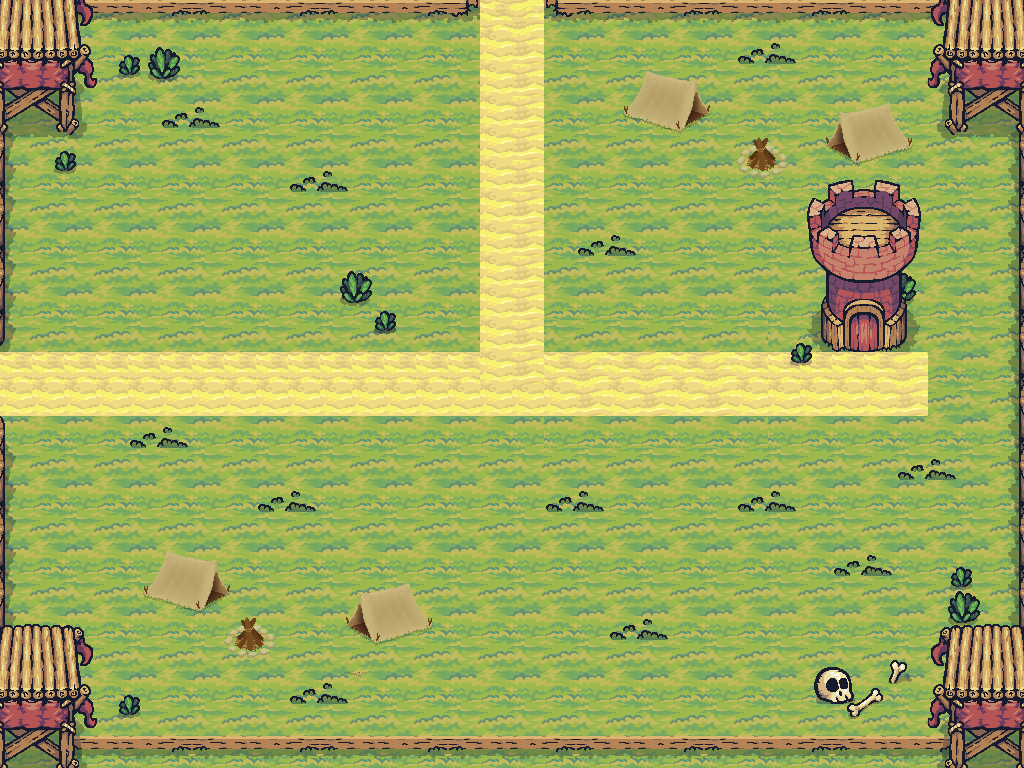

This is a level from a 2D game, rendered from its Tiled map with the project's own tilesets. A one-line summary and the map file follow, with tile-layer data summarised:
An orthogonal 32x24 tile map with 32x32 px tiles, 13 tile layers (background1, background2, background3, background4, ...), 10 tilesets and 30 objects (2x Exits).

<map version="1.10" tiledversion="1.10.2" orientation="orthogonal" renderorder="right-down" width="32" height="24" tilewidth="32" tileheight="32" infinite="0" nextlayerid="16" nextobjectid="35">
 <properties>
  <property name="doorID" type="int" value="15" />
  <property name="numberOfEnemies" type="int" value="5" />
 </properties>
 <tileset firstgid="1" source="groundTinySword.tsx" />
 <tileset firstgid="161" source="towerRedGoblin.tsx" />
 <tileset firstgid="353" source="castleConstruct.tsx" />
 <tileset firstgid="433" source="assetsSummerPlains.tsx" />
 <tileset firstgid="865" source="towerRed.tsx" />
 <tileset firstgid="897" source="deadTroop.tsx" />
 <tileset firstgid="1121" source="boneLarge.tsx" />
 <tileset firstgid="1125" source="boneGround.tsx" />
 <tileset firstgid="1129" source="greengrassSmall.tsx" />
 <tileset firstgid="1133" source="greengrassLarge.tsx" />
 <group id="11" name="background">
  <layer id="1" name="background1" width="32" height="24">
   <data>[768 cells, 768 non-empty, 20 distinct tile ids]</data>
  </layer>
  <layer id="2" name="background2" width="32" height="24">
   <data>[768 cells, 94 non-empty, 22 distinct tile ids]</data>
  </layer>
  <layer id="3" name="background3" width="32" height="24">
   <data>[768 cells, 101 non-empty, 21 distinct tile ids]</data>
  </layer>
  <layer id="4" name="background4" width="32" height="24">
   <data>[768 cells, 36 non-empty, 14 distinct tile ids]</data>
  </layer>
 </group>
 <group id="12" name="foreground">
  <layer id="5" name="foreground1" width="32" height="24">
   <data>[768 cells, 1 non-empty, 1 distinct tile ids]</data>
  </layer>
  <layer id="6" name="foreground2" width="32" height="24">
   <data>[768 cells, 0 non-empty, 0 distinct tile ids]</data>
  </layer>
  <layer id="7" name="foreground3" width="32" height="24">
   <data>[768 cells, 0 non-empty, 0 distinct tile ids]</data>
  </layer>
  <layer id="15" name="3" width="32" height="24">
   <properties>
    <property name="z" type="int" value="3" />
   </properties>
   <data>[768 cells, 47 non-empty, 37 distinct tile ids]</data>
  </layer>
  <layer id="16" name="4" width="32" height="24">
   <properties>
    <property name="z" type="int" value="4" />
   </properties>
   <data>[768 cells, 12 non-empty, 12 distinct tile ids]</data>
  </layer>
  <layer id="19" name="10" width="32" height="24">
   <properties>
    <property name="z" type="int" value="10" />
   </properties>
   <data>[768 cells, 24 non-empty, 24 distinct tile ids]</data>
  </layer>
  <layer id="18" name="18" width="32" height="24">
   <properties>
    <property name="z" type="int" value="18" />
   </properties>
   <data>[768 cells, 12 non-empty, 12 distinct tile ids]</data>
  </layer>
  <layer id="17" name="19" width="32" height="24">
   <properties>
    <property name="z" type="int" value="19" />
   </properties>
   <data>[768 cells, 12 non-empty, 12 distinct tile ids]</data>
  </layer>
  <layer id="14" name="23" width="32" height="24">
   <properties>
    <property name="z" type="int" value="23" />
   </properties>
   <data>[768 cells, 35 non-empty, 25 distinct tile ids]</data>
  </layer>
 </group>
 <group id="13" name="objects">
  <objectgroup id="10" name="exits">
   <object id="1" name="exitNorth" type="Exits" x="479.57" y="0.674987" width="67.6324" height="17.6988">
    <properties>
     <property name="connectToMap" value="maps/map04.tmx" />
     <property name="x" type="float" value="540" />
     <property name="y" type="float" value="718" />
    </properties>
   </object>
   <object id="2" name="exitWest" type="Exits" x="0" y="351.955" width="17.2613" height="64.0615">
    <properties>
     <property name="connectToMap" value="maps/map02.tmx" />
     <property name="x" type="float" value="974" />
     <property name="y" type="float" value="435" />
    </properties>
   </object>
  </objectgroup>
  <objectgroup id="14" name="simpleEnemy">
   <object id="19" x="224" y="192" width="32" height="32" />
   <object id="20" x="352" y="256" width="32" height="32" />
   <object id="21" x="608" y="256" width="32" height="32" />
   <object id="22" x="768" y="320" width="32" height="32" />
   <object id="23" x="832" y="480" width="32" height="32" />
   <object id="24" x="704" y="640" width="32" height="32" />
   <object id="25" x="544" y="544" width="32" height="32" />
   <object id="26" x="352" y="512" width="32" height="32" />
   <object id="27" x="224" y="448" width="32" height="32" />
   <object id="28" x="576" y="416" width="32" height="32" />
  </objectgroup>
  <objectgroup id="8" name="obj">
   <object id="3" x="0" y="1.00832" width="78.649" height="129.065" />
   <object id="4" x="940.763" y="0" width="82.6823" height="133.098" />
   <object id="7" x="-1.00533" y="415.999" width="18.2648" height="295.874" rotation="0.00115946" />
   <object id="9" x="1008.33" y="124.024" width="16.1331" height="586.842" />
   <object id="11" x="0" y="2.01649" width="17.2491" height="349.949" />
   <object id="12" x="6.04988" y="2.01664" width="472.903" height="17.1414" />
   <object id="13" x="547.518" y="2.01664" width="402.32" height="16.1331" />
   <object id="16" x="960" y="704" width="64" height="64" />
   <object id="17" x="0" y="704" width="64" height="64" />
   <object id="18" x="55.9334" y="736" width="913.141" height="32" />
   <object id="20" x="631.209" y="102.849" width="72.5991" height="21.1747" />
   <object id="21" x="830.856" y="135.115" width="72.5991" height="21.1747" />
   <object id="22" x="351.904" y="614.067" width="72.5991" height="21.1747" />
   <object id="23" x="152.256" y="579.784" width="72.5991" height="21.1747" />
   <object id="24" x="747.166" y="150.24" width="24.1997" height="17.1415" />
   <object id="25" x="236.955" y="630.2" width="24.1997" height="17.1415" />
   <object id="26" x="822.79" y="297.455" width="79.6573" height="52.4327" />
  </objectgroup>
  <objectgroup id="15" name="door">
   <object id="34" x="462" y="15.9672" width="101.334" height="17.2988" />
  </objectgroup>
 </group>
</map>
